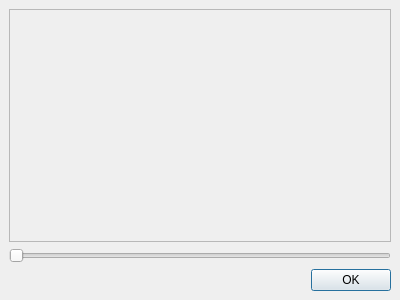
<ui version="4.0" >
 <class>seekablePreviewDialog</class>
 <widget class="QDialog" name="seekablePreviewDialog" >
  <property name="geometry" >
   <rect>
    <x>0</x>
    <y>0</y>
    <width>400</width>
    <height>300</height>
   </rect>
  </property>
  <property name="windowTitle" >
   <string>Preview</string>
  </property>
  <property name="modal" >
   <bool>true</bool>
  </property>
  <layout class="QVBoxLayout" >
   <property name="margin" >
    <number>9</number>
   </property>
   <property name="spacing" >
    <number>6</number>
   </property>
   <item>
    <widget class="QFrame" name="frame" >
     <property name="frameShape" >
      <enum>QFrame::StyledPanel</enum>
     </property>
     <property name="frameShadow" >
      <enum>QFrame::Raised</enum>
     </property>
    </widget>
   </item>
   <item>
    <widget class="QSlider" name="horizontalSlider" >
     <property name="orientation" >
      <enum>Qt::Horizontal</enum>
     </property>
    </widget>
   </item>
   <item>
    <layout class="QHBoxLayout" >
     <property name="margin" >
      <number>0</number>
     </property>
     <property name="spacing" >
      <number>6</number>
     </property>
     <item>
      <spacer>
       <property name="orientation" >
        <enum>Qt::Horizontal</enum>
       </property>
       <property name="sizeHint" >
        <size>
         <width>40</width>
         <height>20</height>
        </size>
       </property>
      </spacer>
     </item>
     <item>
      <widget class="QPushButton" name="okButton" >
       <property name="text" >
        <string>OK</string>
       </property>
       <property name="default" >
        <bool>true</bool>
       </property>
      </widget>
     </item>
    </layout>
   </item>
  </layout>
 </widget>
 <resources/>
 <connections/>
</ui>
